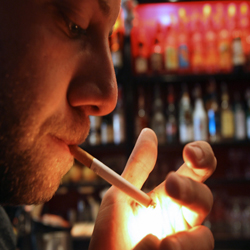
#> input picture data_external/mendeley/cigdet/train/images/smoking_0005.jpg, 250 x 250 px
$ python -i photo_data.py   (imports and definitions only)   (older library calls are emulated)
#> lines starting #> are read from the running program, lines starting #| are printed output that depends on the picture
### src/sd/_env.py
"""Настройка окружения. Импортируется ПЕРВЫМ (до cv2 / ultralytics / transformers).

- глушит шум FFmpeg («non-existing SPS ... referenced in buffering period»);
- держит кэши и конфиги библиотек внутри проекта (ничего не пишется в профиль пользователя);
- отключает телеметрию: обработка локальная (требование регламента).
"""
from __future__ import annotations

import os
from pathlib import Path

ROOT = Path(os.environ.get("SD_ROOT") or Path(__file__).resolve().parents[2])


def load_dotenv(path: Path | None = None) -> dict[str, str]:
    """Читает `.env` в корне проекта (строки `KEY=VALUE`, `#` — комментарии) и дополняет ИМ окружение; уже заданные переменные не перезаписываются.
    Так пути к данным и весам на каждой машине задаются одним файлом, а не правкой кода (см. `.env.example`)."""
    f = path or ROOT / ".env"
    got: dict[str, str] = {}
    if not f.is_file():
        return got
    for ln in f.read_text(encoding="utf-8").splitlines():
        ln = ln.strip()
        if not ln or ln.startswith("#") or "=" not in ln:
            continue
        k, v = ln.split("=", 1)
        k, v = k.strip(), v.strip().strip('"').strip("'")
        if k and k not in os.environ:
            os.environ[k] = v
            got[k] = v
    return got


def env_path(name: str, default: Path) -> Path:
    """Каталог из переменной окружения (`~` и `$VAR` раскрываются) или значение по умолчанию внутри проекта."""
    v = os.environ.get(name)
    return Path(os.path.expandvars(os.path.expanduser(v))) if v else default


load_dotenv()


def setup() -> None:
    env = os.environ.setdefault
    env("PYTHONUTF8", "1")
    env("PYTHONIOENCODING", "utf-8")
    env("OPENCV_LOG_LEVEL", "ERROR")
    env("OPENCV_FFMPEG_LOGLEVEL", "-8")  # AV_LOG_QUIET
    env("YOLO_CONFIG_DIR", str(ROOT / ".ultralytics"))
    # Аналитика Ultralytics включается ПРИ ИМПОРТЕ (settings.sync и «есть сеть»), последующий settings.update(sync=False) её уже не выключает; YOLO_OFFLINE=1 гасит и её,
    # и DNS-проверку сети при импорте. Веса и данные проект получает сам (`sd models get`, `sd photos fetch`), автозагрузки Ultralytics не нужны.
    env("YOLO_OFFLINE", "1")
    try:   # Ultralytics уходит в запасной каталог C:\tmp\Ultralytics, если родитель своего каталога не существует: создаём его заранее
        Path(os.environ["YOLO_CONFIG_DIR"]).mkdir(parents=True, exist_ok=True)
    except OSError:
        pass   # только чтение (контейнер с read_only): Ultralytics сам выберет запасной каталог
    env("HF_HOME", str(env_path("SD_MODELS", ROOT / "models") / "hf"))
    env("HF_HUB_DISABLE_TELEMETRY", "1")
    env("TOKENIZERS_PARALLELISM", "false")
    env("STREAMLIT_BROWSER_GATHER_USAGE_STATS", "false")


setup()

### src/sd/photo_data.py
"""Фото-датасеты курения («курит / не курит»): список снимков, метки по именам папок/файлов, аудит данных.

Зачем аудит: у открытых наборов фото часто «пробивают» шорткаты — класс угадывается по размеру файла, яркости,
пропорциям кадра, а не по содержимому; а одни и те же снимки попадают и в train, и в test. Оба случая завышают метрики,
поэтому перед обучением считаем (1) группы почти-дубликатов (dHash) — по ним потом делим на фолды;
(2) AUC классификатора, которому разрешено смотреть ТОЛЬКО на метаданные (размер, яркость, резкость).
Если он заметно выше 0.5 — набор нельзя использовать «как есть» без решения этой проблемы.
"""
from __future__ import annotations

from . import _env  # noqa: F401

import re
from pathlib import Path

import cv2
import numpy as np
import pandas as pd

IMG_EXT = {".jpg", ".jpeg", ".png", ".bmp", ".webp"}
_NEG = re.compile(r"(not[_\- ]?smok|non[_\- ]?smok|no[_\- ]?smok|negative|\bneg\b|нет|не[_\- ]?кур)", re.I)
_POS = re.compile(r"(smok|cigar|vape|tobacco|кур)", re.I)
_SPLITS = {"train": "train", "training": "train", "val": "val", "valid": "val", "validation": "val",
           "test": "test", "testing": "test"}


# [63 lines left out: functions label_from_path, split_from_path, scan_photos, _image_size, dhash, not called in this run]


_POP = np.array([bin(i).count("1") for i in range(256)], dtype=np.uint8)


# [33 lines left out: functions hamming_matrix, duplicate_groups, not called in this run]


def image_stats(path: str | Path) -> dict:
    """Дешёвые «метаданные-признаки», по которым нельзя разделять классы: яркость, насыщенность, резкость, доля тёмных/светлых."""
    im = cv2.imread(str(path))
#> im is the input picture: shape (250, 250, 3); mean B, G, R 47, 62.2, 107.7
    if im is None:
        return dict(bright=np.nan, sat=np.nan, sharp=np.nan, dark=np.nan, light=np.nan)
    g = cv2.cvtColor(im, cv2.COLOR_BGR2GRAY)
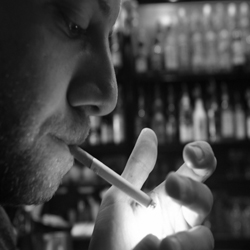
#> g: shape (250, 250); min 4, max 255, mean 74.1
    hsv = cv2.cvtColor(im, cv2.COLOR_BGR2HSV)
#> hsv: shape (250, 250, 3); mean H, S, V 25.7, 148.5, 108.9
    return dict(bright=float(g.mean()), sat=float(hsv[..., 1].mean()), sharp=float(cv2.Laplacian(g, cv2.CV_64F).var()),
                dark=float((g < 40).mean()), light=float((g > 215).mean()))


# [71 lines left out: functions audit, shortcut_auc, montage, not called in this run]

>>> result = image_stats('../../data_external/mendeley/cigdet/train/images/smoking_0005.jpg')
#> result = {'bright': 74.08, 'sat': 148.5, 'sharp': 202.9, 'dark': 0.382, 'light': 0.037}
